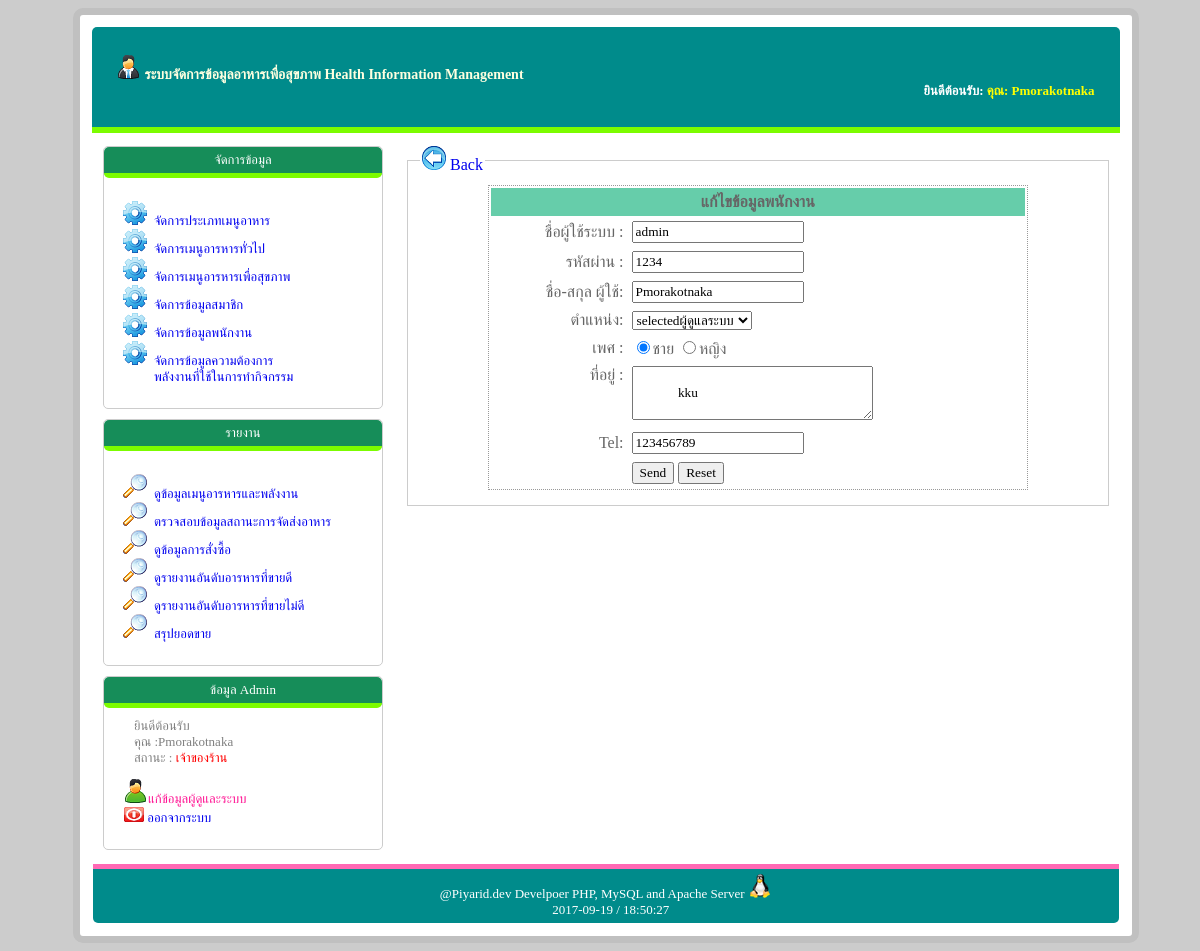
/back_end/home.php?url=personnel_edit&psn_id=1 (signed in), run on the app's committed database.
### tables this page shows
CREATE TABLE `personnel` (
  `psn_id` int(5) NOT NULL auto_increment,
  `username` varchar(20) NOT NULL,
  `password` varchar(20) NOT NULL,
  `psn_name` varchar(20) NOT NULL,
  `psn_position` varchar(20) NOT NULL,
  `psn_sex` varchar(5) NOT NULL,
  `psn_address` varchar(100) NOT NULL,
  `psn_mobile` varchar(10) NOT NULL,
  PRIMARY KEY  (`psn_id`)
);

### back_end/personnel_edit.php (the view, shortened to what this page needs)
<?php
        $psn_id  = $_GET['psn_id'];
            $sql = "SELECT * FROM personnel WHERE psn_id='$psn_id'";
            $result = mysql_query($sql);
            if($result){
                $r = mysql_fetch_array($result);
            } else {
                echo mysql_error();
}
?>
<!DOCTYPE html>
<html>
    <head>
    </head>
    <body>
        <fieldset style="border: 1px #cccccc solid;margin: 10px;">
            <legend>
                <a href="home.php?url=personnel_add">
                    <img src="../ico/go back.ico"/> Back
                </a>
            </legend>
            <form action="personnel_edit_process.php" method="post">
                <table width="80%" cellpadding="3px"
                style="border: #999 1px dotted;margin: 5px;">
                    <th colspan="2" style="background: #66CDAA;padding: 5px;">
                        แก้ไขข้อมูลพนักงาน
                    </th>
                    <tr>
                        <td align="right">ชื่อผู้ใช้ระบบ :</td>
                        <td>
                            <input type="text" name="username" value="<?=$r[username]?>"/>
                        </td>
                    </tr>
                    <tr>
                        <td align="right">รหัสผ่าน :</td>
                        <td>
                            <input type="text" name="password" value="<?=$r[password]?>"/>
                        </td>
                    </tr>
                    <tr>
                        <td align="right">ชื่อ-สกุล ผู้ใช้:</td>
                        <td>
                            <input type="text" name="psn_name" value="<?=$r[psn_name]?>"/>
                        </td>
                    </tr>
                    <tr>
                        <td align="right">ตำแหน่ง:</td>
                        <td>
                            <select name="psn_position">
                                <?php
                                if($r[psn_position]=="1"){
                                   $psn =  "selected" . "ผู้ดูแลระบบ";
                                   ?>
                                <option value="1">
                                    <?php echo $psn;?>
                                </option>
                                  <?php
                                }
                                    ?>
                           </select>
                        </td>
                    </tr>
                    <tr>
                        <td align="right">เพศ :</td>
                        <td>
                           <input type="radio" name="psn_sex" value="man"
                            <?php if($r[psn_sex]=="man"){echo "checked";}?>/>ชาย
                            <input type="radio" name="psn_sex" value="woman"
                             <?php if($r[psn_sex]=="woman"){echo "checked";}?>/>หญิง
                        </td>
                    </tr>
                    <tr>
                        <td align="right" valign="top">ที่อยู่ :</td>
                        <td>
                          <textarea name="psn_address" rows="3" cols="30"><?=$r[psn_address]?></textarea>
                        </td>
                    </tr>
                    <tr>
                        <td align="right">Tel:</td>
                        <td>
                            <input type="text" name="psn_mobile" value="<?=$r[psn_mobile]?>"/>
                        </td>
                    </tr>
                    <tr>
                        <td></td>
                        <td>
                            <input type="submit" value="Send"/>
                            <input type="reset" value="Reset"/>
                        </td>
                    </tr>
                </table>
            </form>
        </fieldset>
    </body>
</html>

### css/admin.css (style rules this page uses)
body { background-color: #ccc; }
* { font-family: Tahoma ,Waree; }
a { text-decoration: none; }

### data on the page
personnel: username "admin", password "1234", psn_name "Pmorakotnaka", psn_position "selectedผู้ดูแลระบบ", psn_sex "☑", psn_address "kku", psn_mobile "123456789"

### other printed values
$_SESSION["psn_name"] "Pmorakotnaka"
